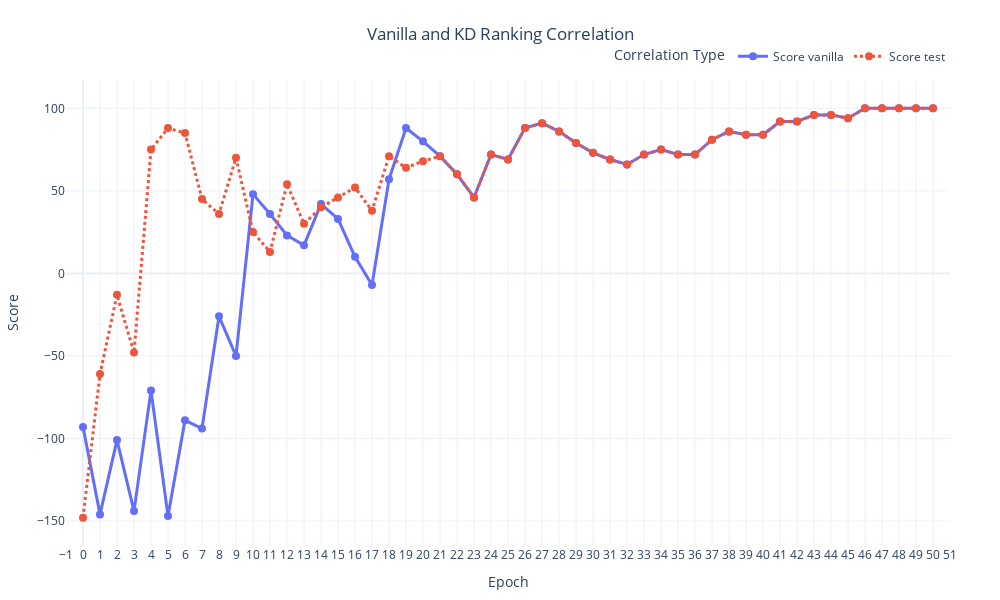

Notebook source saved alongside this figure:
### Code cell
# Melt dataframe for Plotly
df_melted = df_scores.melt(id_vars='Epoch', value_vars=['Score vanilla', "Score test"], 
                    var_name='Type', value_name='Value')

# Create the plot
fig = px.line(df_melted, x='Epoch', y='Value', color='Type', 
              title='Score top models',
              labels={"Value": "Score"},
              line_dash="Type",  # Different line styles for different types
              markers=True,  # Add markers to the lines
              template="plotly_white",  # A clean, professional template
              width=1000, height=600)

# Update trace settings
fig.update_traces(line=dict(width=3), marker=dict(size=8))

# Update layout settings
fig.update_layout(
    title={'text': 'Vanilla and KD Ranking Correlation', 'x':0.5, 'xanchor': 'center'},
    #yaxis=dict(range=[0.0, df_melted['Value'].max()+0.05], showgrid=True),
    xaxis=dict(tickmode='linear', dtick=1, showgrid=True, range=[-1, 51]),
    legend=dict(title='Correlation Type', orientation="h", yanchor="bottom", y=1.02, xanchor="right", x=1),
    margin=dict(l=50, r=50, t=80, b=50)
)

# Display the plot
fig.show()

### Figure 1 — Plotly figure (JSON) as saved in the notebook; plotly's stock layout.template omitted (floating-point values rounded to 4 significant figures)
{"data": [{"hovertemplate": "Type=Score vanilla<br>Epoch=%{x}<br>Score=%{y}<extra></extra>", "legendgroup": "Score vanilla", "line": {"color": "#636efa", "dash": "solid", "width": 3}, "marker": {"size": 8, "symbol": "circle"}, "mode": "lines+markers", "name": "Score vanilla", "orientation": "v", "showlegend": true, "type": "scatter", "x": [0, 1, 2, 3, 4, 5, 6, 7, 8, 9, 10, 11, 12, 13, 14, 15, 16, 17, 18, 19, 20, 21, 22, 23, 24, 25, 26, 27, 28, 29, 30, 31, 32, 33, 34, 35, 36, 37, 38, 39, 40, 41, 42, 43, 44, 45, 46, 47, 48, 49, 50], "xaxis": "x", "y": [-93, -146, -101, -144, -71, -147, -89, -94, -26, -50, 48, 36, 23, 17, 42, 33, 10, -7, 57, 88, 80, 71, 60, 46, 72, 69, 88, 91, 86, 79, 73, 69, 66, 72, 75, 72, 72, 81, 86, 84, 84, 92, 92, 96, 96, 94, 100, 100, 100, 100, 100], "yaxis": "y"}, {"hovertemplate": "Type=Score test<br>Epoch=%{x}<br>Score=%{y}<extra></extra>", "legendgroup": "Score test", "line": {"color": "#EF553B", "dash": "dot", "width": 3}, "marker": {"size": 8, "symbol": "circle"}, "mode": "lines+markers", "name": "Score test", "orientation": "v", "showlegend": true, "type": "scatter", "x": [0, 1, 2, 3, 4, 5, 6, 7, 8, 9, 10, 11, 12, 13, 14, 15, 16, 17, 18, 19, 20, 21, 22, 23, 24, 25, 26, 27, 28, 29, 30, 31, 32, 33, 34, 35, 36, 37, 38, 39, 40, 41, 42, 43, 44, 45, 46, 47, 48, 49, 50], "xaxis": "x", "y": [-148, -61, -13, -48, 75, 88, 85, 45, 36, 70, 25, 13, 54, 30, 40, 46, 52, 38, 71, 64, 68, 71, 60, 46, 72, 69, 88, 91, 86, 79, 73, 69, 66, 72, 75, 72, 72, 81, 86, 84, 84, 92, 92, 96, 96, 94, 100, 100, 100, 100, 100], "yaxis": "y"}], "layout": {"height": 600, "legend": {"orientation": "h", "title": {"text": "Correlation Type"}, "tracegroupgap": 0, "x": 1, "xanchor": "right", "y": 1.02, "yanchor": "bottom"}, "margin": {"b": 50, "l": 50, "r": 50, "t": 80}, "title": {"text": "Vanilla and KD Ranking Correlation", "x": 0.5, "xanchor": "center"}, "width": 1000, "xaxis": {"anchor": "y", "domain": [0, 1], "dtick": 1, "range": [-1, 51], "showgrid": true, "tickmode": "linear", "title": {"text": "Epoch"}, "type": "linear"}, "yaxis": {"anchor": "x", "autorange": true, "domain": [0, 1], "range": [-165.2, 117.2], "title": {"text": "Score"}, "type": "linear"}}}
